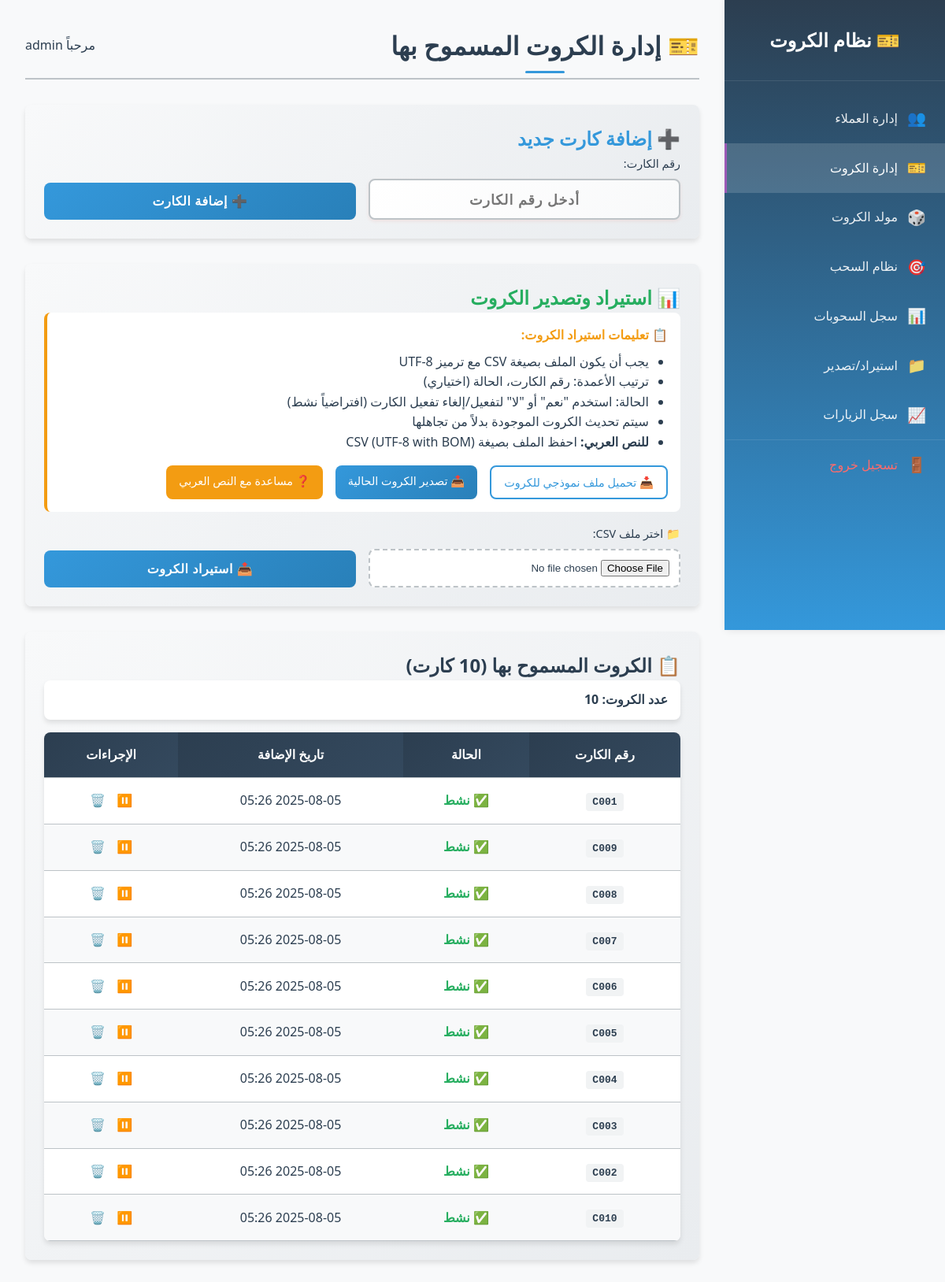
Screenshot of /manage_cards.php (signed in) with the database file from the repository.
### tables this page shows
CREATE TABLE IF NOT EXISTS allowed_cards (
    id INT AUTO_INCREMENT PRIMARY KEY,
    card_number VARCHAR(50) NOT NULL UNIQUE,
    is_active BOOLEAN DEFAULT TRUE,
    created_at TIMESTAMP DEFAULT CURRENT_TIMESTAMP,
    updated_at TIMESTAMP DEFAULT CURRENT_TIMESTAMP ON UPDATE CURRENT_TIMESTAMP,
    INDEX idx_card_number (card_number),
    INDEX idx_is_active (is_active)
);

### manage_cards.php (the view, shortened to what this page needs)
<?php
try {
    $pdo = getDBConnection();
    $stmt = $pdo->prepare("SELECT * FROM allowed_cards ORDER BY created_at DESC");
    $stmt->execute();
    $cards = $stmt->fetchAll(PDO::FETCH_ASSOC);
} catch(PDOException $e) {
    $cards = [];
    $message = "خطأ في جلب البيانات: " . $e->getMessage();
}
?>
<!DOCTYPE html>
<html lang="ar" dir="rtl">
<head>
    <link rel="stylesheet" href="assets/css/style.css">
    <link rel="stylesheet" href="assets/css/admin.css">
</head>
<body>
    <div class="admin-layout">
        <?php include 'includes/sidebar.php'; ?>
        <main class="main-content">
            <div class="content-header">
                <h1>🎫 إدارة الكروت المسموح بها</h1>
                <div class="user-info">
                    <span>مرحباً <?php echo $_SESSION['admin_username']; ?></span>
                </div>
            </div>
        <div class="section">
            <h2 style="color: var(--secondary-color);">➕ إضافة كارت جديد</h2>
            <form method="POST">
                <div class="form-row">
                    <div class="form-group">
                        <label for="card_number">رقم الكارت:</label>
                        <input type="number" id="card_number" name="card_number" required
                               placeholder="أدخل رقم الكارت"
                               style="width: 100%; padding: 0.75rem; border: 2px solid var(--border-color); border-radius: var(--border-radius);">
                    </div>
                    <div class="form-group">
                        <input type="submit" name="add_card" value="➕ إضافة الكارت" class="btn btn-primary">
                    </div>
                </div>
            </form>
        </div>
        <div class="section">
            <h2 style="color: var(--success-color);">📊 استيراد وتصدير الكروت</h2>
            <div style="background: white; padding: 1rem; border-radius: var(--border-radius); margin-bottom: 1rem; border-left: 4px solid var(--warning-color);">
                <strong style="color: var(--warning-color);">📋 تعليمات استيراد الكروت:</strong>
                <ul style="margin: 0.5rem 0; padding-right: 1.5rem;">
                    <li>يجب أن يكون الملف بصيغة CSV مع ترميز UTF-8</li>
                    <li>ترتيب الأعمدة: رقم الكارت، الحالة (اختياري)</li>
                    <li>الحالة: استخدم "نعم" أو "لا" لتفعيل/إلغاء تفعيل الكارت (افتراضياً نشط)</li>
                    <li>سيتم تحديث الكروت الموجودة بدلاً من تجاهلها</li>
                    <li><strong>للنص العربي:</strong> احفظ الملف بصيغة CSV (UTF-8 with BOM)</li>
                </ul>
                <div style="margin-top: 1rem; display: flex; gap: 1rem; flex-wrap: wrap;">
                    <a href="download_samples.php?type=cards" class="btn btn-secondary" style="font-size: 0.9rem; padding: 0.5rem 1rem;">
                        📥 تحميل ملف نموذجي للكروت
                    </a>
                    <a href="?action=export_cards" class="btn btn-primary" style="font-size: 0.9rem; padding: 0.5rem 1rem;">
                        📤 تصدير الكروت الحالية
                    </a>
                    <a href="csv_help.php" class="btn" style="background: var(--warning-color); color: white; font-size: 0.9rem; padding: 0.5rem 1rem; text-decoration: none;">
                        ❓ مساعدة مع النص العربي
                    </a>
                </div>
            </div>
            <form method="POST" enctype="multipart/form-data">
                <div class="form-row">
                    <div class="form-group">
                        <label for="csv_file">📁 اختر ملف CSV:</label>
                        <input type="file" id="csv_file" name="csv_file" accept=".csv" required
                               style="padding: 0.75rem; border: 2px dashed var(--border-color); background: white;">
                    </div>
                    <div class="form-group">
                        <input type="submit" value="📤 استيراد الكروت" class="btn btn-secondary">
                    </div>
                </div>
            </form>
        </div>
        <div class="section">
            <h2 style="color: var(--primary-color);">📋 الكروت المسموح بها (<?php echo count($cards); ?> كارت)</h2>
            <?php if (count($cards) > 0): ?>
                <div class="results-count">عدد الكروت: <?php echo count($cards); ?></div>
                <table class="results-table">
                    <thead>
                        <tr>
                            <th>رقم الكارت</th>
                            <th>الحالة</th>
                            <th>تاريخ الإضافة</th>
                            <th>الإجراءات</th>
                        </tr>
                    </thead>
                    <tbody>
                        <?php foreach ($cards as $card): ?>
                            <tr>
                                <td>
                                    <code style="background: var(--bg-light); padding: 0.25rem 0.5rem; border-radius: 4px; font-weight: bold;">
                                        <?php echo htmlspecialchars($card['card_number']); ?>
                                    </code>
                                </td>
                                <td>
                                    <span style="color: <?php echo $card['is_active'] ? 'var(--success-color)' : 'var(--danger-color)'; ?>; font-weight: bold;">
                                        <?php echo $card['is_active'] ? '✅ نشط' : '❌ معطل'; ?>
                                    </span>
                                </td>
                                <td><?php echo date('Y-m-d H:i', strtotime($card['created_at'])); ?></td>
                                <td>
                                    <a href="?action=toggle_card&id=<?php echo $card['id']; ?>"
                                       style="color: var(--warning-color); text-decoration: none; margin-left: 10px;"
                                       title="<?php echo $card['is_active'] ? 'إلغاء تفعيل' : 'تفعيل'; ?>">
                                        <?php echo $card['is_active'] ? '⏸️' : '▶️'; ?>
                                    </a>
                                    <a href="?action=delete_card&id=<?php echo $card['id']; ?>"
                                       style="color: var(--danger-color); text-decoration: none;"
                                       onclick="return confirm('هل أنت متأكد من حذف هذا الكارت؟')"
                                       title="حذف">
                                        🗑️
                                    </a>
                                </td>
                            </tr>
                        <?php endforeach; ?>
                    </tbody>
                </table>
            <?php else: ?>
                <div class="no-results">لا توجد كروت مسموح بها حالياً</div>
            <?php endif; ?>
        </div>
        </main>
    </div>
</body>
</html>

### includes/sidebar.php (shortened to what this page needs)
<?php
$current_page = basename($_SERVER['PHP_SELF']);
?>
<aside class="sidebar" id="sidebar">
    <div class="sidebar-header">
        <h3>🎫 نظام الكروت</h3>
    </div>
    <nav class="sidebar-nav">
        <a href="admin.php" class="nav-item <?php echo $current_page == 'admin.php' ? 'active' : ''; ?>">
            <span class="nav-icon">👥</span>
            <span class="nav-text">إدارة العملاء</span>
        </a>
        <a href="manage_cards.php" class="nav-item <?php echo $current_page == 'manage_cards.php' ? 'active' : ''; ?>">
            <span class="nav-icon">🎫</span>
            <span class="nav-text">إدارة الكروت</span>
        </a>
        <a href="card_generator.php" class="nav-item <?php echo $current_page == 'card_generator.php' ? 'active' : ''; ?>">
            <span class="nav-icon">🎲</span>
            <span class="nav-text">مولد الكروت</span>
        </a>
        <a href="lottery.php" class="nav-item <?php echo $current_page == 'lottery.php' ? 'active' : ''; ?>">
            <span class="nav-icon">🎯</span>
            <span class="nav-text">نظام السحب</span>
        </a>
        <a href="lottery_history.php" class="nav-item <?php echo $current_page == 'lottery_history.php' ? 'active' : ''; ?>">
            <span class="nav-icon">📊</span>
            <span class="nav-text">سجل السحوبات</span>
        </a>
        <a href="import_export.php" class="nav-item <?php echo $current_page == 'import_export.php' ? 'active' : ''; ?>">
            <span class="nav-icon">📁</span>
            <span class="nav-text">استيراد/تصدير</span>
        </a>
        <a href="visit_logs.php" class="nav-item <?php echo $current_page == 'visit_logs.php' ? 'active' : ''; ?>">
            <span class="nav-icon">📈</span>
            <span class="nav-text">سجل الزيارات</span>
        </a>
        <a href="logout.php" class="nav-item logout">
            <span class="nav-icon">🚪</span>
            <span class="nav-text">تسجيل خروج</span>
        </a>
    </nav>
</aside>

### assets/css/style.css (style rules this page uses)
:root { --primary-color: #2c3e50; --primary-rgb: 44, 62, 80; --secondary-color: #3498db; --secondary-rgb: 52, 152, 219; --success-color: #27ae60; --success-rgb: 39, 174, 96; --warning-color: #f39c12; --warning-rgb: 243, 156, 18; --danger-color: #e74c3c; --danger-rgb: 231, 76, 60; --info-color: #17a2b8; --info-rgb: 23, 162, 184; --accent-color: #9b59b6; --accent-rgb: 155, 89, 182; --light-color: #ecf0f1; --dark-color: #2c3e50; --text-color: #2c3e50; --text-muted: #6c757d; --border-color: #bdc3c7; --bg-color: #f8f9fa; --bg-light: #f1f3f4; --shadow: 0 4px 6px rgba(0, 0, 0, 0.1); --shadow-hover: 0 8px 15px rgba(0, 0, 0, 0.2); --border-radius: 8px; --transition: all 0.3s ease; }
* { margin: 0; padding: 0; box-sizing: border-box; }
body { font-family: 'Segoe UI', Tahoma, Geneva, Verdana, sans-serif; background: linear-gradient(135deg, #667eea 0%, #764ba2 100%); min-height: 100vh; direction: rtl; color: var(--text-color); line-height: 1.6; }
h1 { text-align: center; color: var(--primary-color); margin-bottom: 2rem; font-size: 1.8rem; font-weight: 600; position: relative; }
h1::after { content: ''; position: absolute; bottom: -10px; left: 50%; transform: translateX(-50%); width: 50px; height: 3px; background: var(--secondary-color); border-radius: 2px; }
.form-group { margin-bottom: 1.5rem; position: relative; }
label { display: block; margin-bottom: 0.5rem; color: var(--text-color); font-weight: 500; font-size: 0.9rem; }
input[type="text"], input[type="tel"], input[type="number"], input[type="password"] { width: 100%; padding: 0.75rem 1rem; border: 2px solid var(--border-color); border-radius: var(--border-radius); font-size: 1rem; transition: var(--transition); background: white; font-family: 'Segoe UI', Tahoma, Geneva, Verdana, sans-serif; }
input[type="number"] { letter-spacing: 1px; text-align: center; font-weight: 600; font-size: 1.1rem; background: linear-gradient(135deg, #ffffff 0%, #f8f9fa 100%); border: 2px solid #3498db; box-shadow: 0 2px 4px rgba(52, 152, 219, 0.1); position: relative; color: #2c3e50; }
input[type="number"]:invalid { border-color: #e74c3c; box-shadow: 0 2px 4px rgba(231, 76, 60, 0.1); }
input[type="number"] { -moz-appearance: textfield; appearance: textfield; }
input[type="submit"] { width: 100%; padding: 0.875rem; background: linear-gradient(135deg, var(--secondary-color), #2980b9); color: white; border: none; border-radius: var(--border-radius); font-size: 1rem; font-weight: 600; cursor: pointer; transition: var(--transition); text-transform: uppercase; letter-spacing: 0.5px; }
.btn { padding: 0.75rem 1.5rem; border: none; border-radius: var(--border-radius); text-decoration: none; font-weight: 500; transition: var(--transition); cursor: pointer; display: inline-block; }
.btn-primary { background: linear-gradient(135deg, var(--secondary-color), #2980b9); color: white; }
.btn-secondary { background: white; color: var(--secondary-color); border: 2px solid var(--secondary-color); }
.form-row { display: flex; gap: 1rem; align-items: end; flex-wrap: wrap; }
.form-row .form-group { flex: 1; min-width: 200px; margin-bottom: 0; }
.results-table { width: 100%; border-collapse: collapse; margin-top: 1rem; background: white; border-radius: var(--border-radius); overflow: hidden; box-shadow: var(--shadow); }
.results-table th, .results-table td { padding: 1rem; text-align: center; border-bottom: 1px solid var(--border-color); }
.results-table th { background: linear-gradient(135deg, var(--primary-color), #34495e); color: white; font-weight: 600; }
.results-table tr:nth-child(even) { background-color: #f8f9fa; }
.results-count { margin-bottom: 1rem; color: var(--text-color); font-weight: 600; background: white; padding: 0.75rem 1rem; border-radius: var(--border-radius); box-shadow: var(--shadow); }
.section { background: linear-gradient(135deg, #f8f9fa, #e9ecef); padding: 1.5rem; border-radius: var(--border-radius); margin-bottom: 2rem; box-shadow: var(--shadow); transition: var(--transition); }
.section h2 { margin-top: 0; display: flex; align-items: center; gap: 0.5rem; }
input[type="file"] { width: 100%; padding: 0.75rem; border: 2px dashed var(--border-color); border-radius: var(--border-radius); background: white; transition: var(--transition); }

### rows the page displays
allowed_cards: card_number "C001", is_active "✅ نشط", created_at "2025-08-05 05:26"
allowed_cards: card_number "C009", is_active "✅ نشط", created_at "2025-08-05 05:26"
allowed_cards: card_number "C008", is_active "✅ نشط", created_at "2025-08-05 05:26"
allowed_cards: card_number "C007", is_active "✅ نشط", created_at "2025-08-05 05:26"
allowed_cards: card_number "C006", is_active "✅ نشط", created_at "2025-08-05 05:26"
allowed_cards: card_number "C005", is_active "✅ نشط", created_at "2025-08-05 05:26"
allowed_cards: card_number "C004", is_active "✅ نشط", created_at "2025-08-05 05:26"
allowed_cards: card_number "C003", is_active "✅ نشط", created_at "2025-08-05 05:26"
allowed_cards: card_number "C002", is_active "✅ نشط", created_at "2025-08-05 05:26"
allowed_cards: card_number "C010", is_active "✅ نشط", created_at "2025-08-05 05:26"

### other values shown
$_SESSION['admin_username'] "admin"
count($cards) "10"
